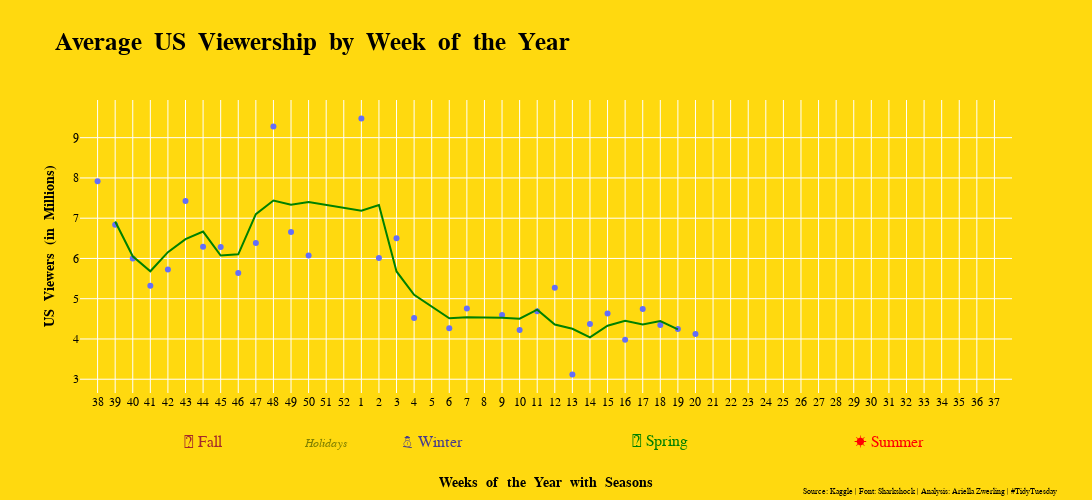

The code cell stored with this chart in its notebook:
### Code cell
fig = px.scatter(week_views, 
                 x="week_of_the_year", 
                 y="us_viewers_in_millions",
                 # color="season",
                 # color_continuous_scale='jet',
                 labels={
                     "week_of_the_year": "<b>Weeks  of  the  Year  with  Seasons</b>",
                     "us_viewers_in_millions": "<b>US  Viewers  (in  Millions)</b>",
                 },
                title="<b>Average  US  Viewership  by  Week  of  the  Year</b>")

fig.update_layout(
    width=1500,
    height = 500,
    paper_bgcolor='rgb(255,217,15)',
    plot_bgcolor='rgb(255,217,15)',
    title=dict(
        font=dict(
            family='simpsonfont',
            size=25,
            color='black'
    )),
    font_family="simpsonfont",
    font_color="black",
    # legend_title_font_color="black",
    xaxis=dict(range=[min(tv_season_week_order) - 2, max(tv_season_week_order)],
               # side="bottom", 
               title_standoff=70),
    xaxis_automargin=True,
)

fig.update_xaxes(categoryorder='array', categoryarray=[str(w) for w in tv_season_week_order])

rolling_trace = px.line(week_views, x="week_of_the_year", y="rolling_avg").data[0]
rolling_trace.line.color = "green"
rolling_trace.line.width = 2

fig.add_trace(rolling_trace)

fig.add_annotation(x="6", y=-0.20, text="🍂 Fall", showarrow=False, font=dict(size=16, color="brown"), yref="paper")
fig.add_annotation(x="19", y=-0.20, text="⛄ Winter", showarrow=False, font=dict(size=16, color="darkslateblue"), yref="paper")
fig.add_annotation(x="13", y=-0.20, text="<i>Holidays</i>", showarrow=False, font=dict(size=12, color="olive"), yref="paper")
fig.add_annotation(x="32", y=-0.20, text="🌸 Spring", showarrow=False, font=dict(size=16, color="green"), yref="paper")
fig.add_annotation(x="45", y=-0.20, text="☀️ Summer", showarrow=False, font=dict(size=16, color="red"), yref="paper")

fig.add_annotation(
    text="Source: Kaggle | Font: Sharkshock | Analysis: Ariella Zwerling | #TidyTuesday",
    xref="paper", yref="paper",
    font_family='Helvetica',
    x=1.05, y=-0.36,
    showarrow=False,
    font=dict(size=8)
)

fig.show()

### Figure 1 — Plotly figure (JSON) as saved in the notebook; plotly's stock layout.template omitted (floating-point values rounded to 4 significant figures)
{"data": [{"hovertemplate": "<b>Weeks  of  the  Year  with  Seasons</b>=%{x}<br><b>US  Viewers  (in  Millions)</b>=%{y}<extra></extra>", "legendgroup": "", "marker": {"color": "#636efa", "symbol": "circle"}, "mode": "markers", "name": "", "orientation": "v", "showlegend": false, "type": "scatter", "x": ["38", "39", "40", "41", "42", "43", "44", "45", "46", "47", "48", "49", "50", "1", "2", "3", "4", "6", "7", "9", "10", "11", "12", "13", "14", "15", "16", "17", "18", "19", "20"], "xaxis": "x", "y": [7.915, 6.84, 6, 5.32, 5.725, 7.425, 6.292, 6.285, 5.638, 6.387, 9.275, 6.658, 6.073, 9.479, 6.008, 6.5, 4.524, 4.267, 4.757, 4.594, 4.224, 4.688, 5.27, 3.115, 4.373, 4.635, 3.98, 4.747, 4.349, 4.246, 4.122], "yaxis": "y"}, {"hovertemplate": "week_of_the_year=%{x}<br>rolling_avg=%{y}<extra></extra>", "legendgroup": "", "line": {"color": "green", "dash": "solid", "width": 2}, "marker": {"symbol": "circle"}, "mode": "lines", "name": "", "orientation": "v", "showlegend": false, "type": "scatter", "x": ["38", "39", "40", "41", "42", "43", "44", "45", "46", "47", "48", "49", "50", "1", "2", "3", "4", "6", "7", "9", "10", "11", "12", "13", "14", "15", "16", "17", "18", "19", "20"], "xaxis": "x", "y": [null, 6.918, 6.053, 5.682, 6.157, 6.481, 6.667, 6.072, 6.103, 7.1, 7.44, 7.336, 7.404, 7.187, 7.329, 5.677, 5.097, 4.516, 4.539, 4.525, 4.502, 4.727, 4.358, 4.253, 4.041, 4.329, 4.454, 4.358, 4.447, 4.239, null], "yaxis": "y"}], "layout": {"annotations": [{"font": {"color": "brown", "size": 16}, "showarrow": false, "text": "🍂 Fall", "x": "6", "y": -0.2, "yref": "paper"}, {"font": {"color": "darkslateblue", "size": 16}, "showarrow": false, "text": "⛄ Winter", "x": "19", "y": -0.2, "yref": "paper"}, {"font": {"color": "olive", "size": 12}, "showarrow": false, "text": "<i>Holidays</i>", "x": "13", "y": -0.2, "yref": "paper"}, {"font": {"color": "green", "size": 16}, "showarrow": false, "text": "🌸 Spring", "x": "32", "y": -0.2, "yref": "paper"}, {"font": {"color": "red", "size": 16}, "showarrow": false, "text": "☀️ Summer", "x": "45", "y": -0.2, "yref": "paper"}, {"font": {"family": "Helvetica", "size": 8}, "showarrow": false, "text": "Source: Kaggle | Font: Sharkshock | Analysis: Ariella Zwerling | #TidyTuesday", "x": 1.05, "xref": "paper", "y": -0.36, "yref": "paper"}], "font": {"color": "black", "family": "simpsonfont"}, "height": 500, "legend": {"tracegroupgap": 0}, "paper_bgcolor": "rgb(255,217,15)", "plot_bgcolor": "rgb(255,217,15)", "title": {"font": {"color": "black", "family": "simpsonfont", "size": 25}, "text": "<b>Average  US  Viewership  by  Week  of  the  Year</b>"}, "width": 1500, "xaxis": {"anchor": "y", "automargin": true, "categoryarray": ["38", "39", "40", "41", "42", "43", "44", "45", "46", "47", "48", "49", "50", "51", "52", "1", "2", "3", "4", "5", "6", "7", "8", "9", "10", "11", "12", "13", "14", "15", "16", "17", "18", "19", "20", "21", "22", "23", "24", "25", "26", "27", "28", "29", "30", "31", "32", "33", "34", "35", "36", "37"], "categoryorder": "array", "domain": [0, 1], "range": [-1, 52], "title": {"standoff": 70, "text": "<b>Weeks  of  the  Year  with  Seasons</b>"}, "type": "category"}, "yaxis": {"anchor": "x", "autorange": true, "domain": [0, 1], "range": [2.658, 9.936], "title": {"text": "<b>US  Viewers  (in  Millions)</b>"}, "type": "linear"}}}
